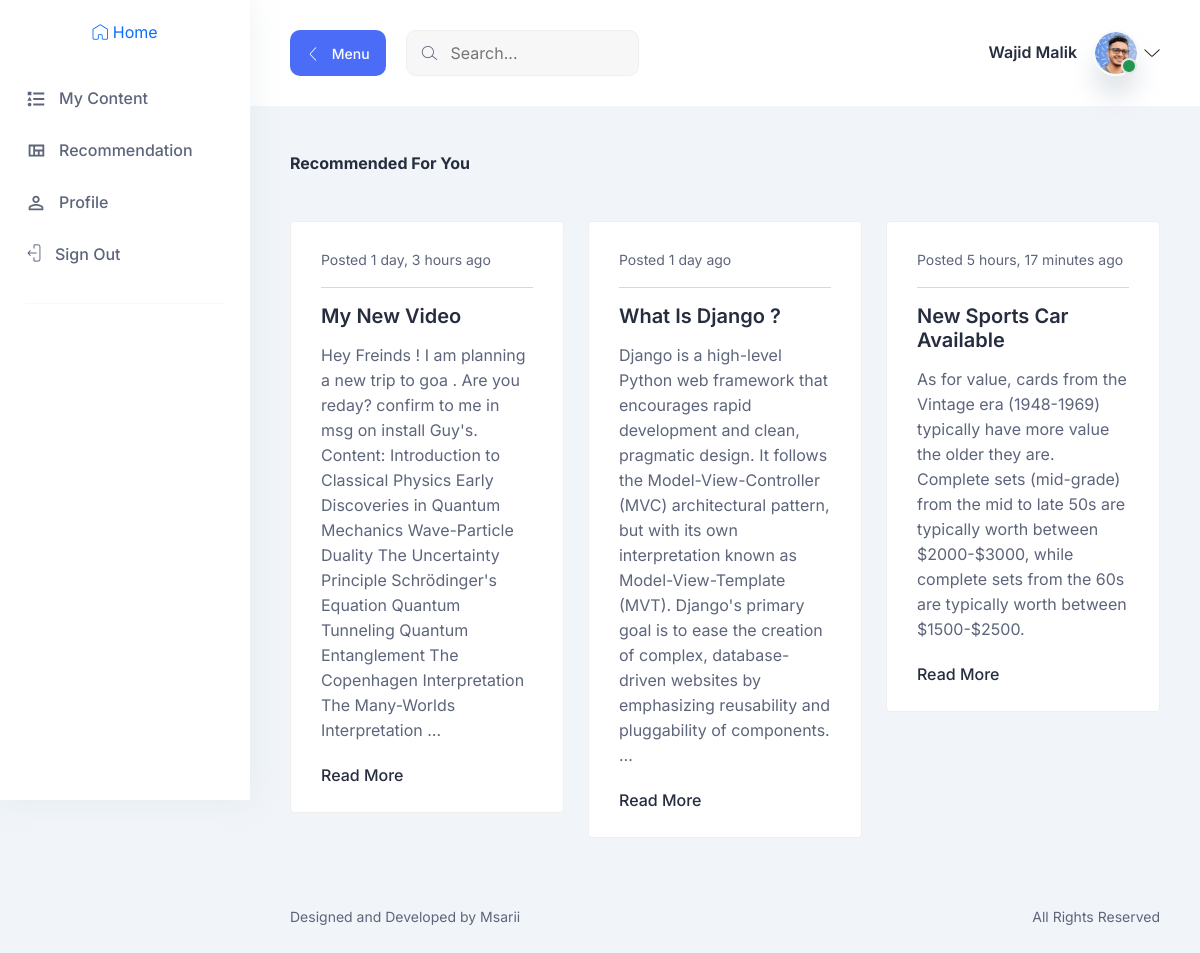
/recommendation-view/ (signed in), run on the app's committed database.
### src/models.py (models this page shows, shortened)
class CustomUser(AbstractUser):
    username = None
    email = models.EmailField(('email address'), unique=True)
    phone = models.CharField(max_length=20 , null=True , blank=True)
    otp = models.IntegerField(default=0)
    USERNAME_FIELD = 'email'
    REQUIRED_FIELDS = []
    objects = CustomUserManager()

class BaseClass(models.Model):
    created_at = models.DateTimeField(auto_now_add=True)
    updated_at = models.DateTimeField(auto_now=True)
    class Meta:
        abstract = True

class Content(BaseClass):
    user        = models.ForeignKey(CustomUser , on_delete=models.CASCADE , related_name= "my_contents")
    category    = models.ForeignKey(Category ,on_delete = models.CASCADE , related_name= "category_contents")
    title       = models.CharField(max_length=100 , help_text=_("Content Title") )
    description = models.TextField(help_text=_("Description of content you are adding"))
    file        = models.FileField(upload_to="content-files",
                validators=[FileExtensionValidator(
                    allowed_extensions=['jpg', 'jpeg', 'png', 'mp4'])
                    ]
                    )
    tags        = models.ManyToManyField(Tag , related_name= "tag_contents")
    views       = models.PositiveIntegerField(default = 0)
    likes       = models.PositiveIntegerField(default=0)
    dislikes    = models.PositiveIntegerField(default=0)
    shares      = models.PositiveIntegerField(default=0)

### src/views.py (the view)
# urls.py: path("recommendation-view/" , recommendation_view , name="recommendation-view"),
@login_required(login_url="login")
def recommendation_view(request):
    recommended_contents = []
    get_output = recommendation_script(request.user)
    if get_output:
        for category in get_output:
            objs = Content.objects.filter(category=category)[:2]
            recommended_contents.extend(objs)
    if not recommended_contents:
        recommended_contents = Content.objects.all()[:10]
    return render(request , "recommend.html" ,{ 'recommended_contents': recommended_contents} )

### src/recommendation.py (called while the page is built)
def recommendation_script(user):
    liked_categories = Category.objects.filter(
        category_contents__attributes__user=user,
        category_contents__attributes__is_like=True
    ).distinct()
    liked_categories_with_counts = liked_categories.annotate(
        num_likes=Count('category_contents__attributes',
        filter=models.Q(category_contents__attributes__is_like=True))
    )
    sorted_categories = liked_categories_with_counts.order_by('-num_likes')
    most_liked_category = sorted_categories.first()
    second_most_liked_category = sorted_categories[1] if len(sorted_categories) > 1 else None
    data_list=[]
    if most_liked_category is not None:
        data_list.append(most_liked_category)
        if second_most_liked_category is not None:
            data_list.append(second_most_liked_category)
    return data_list

### templates/recommend.html
{% extends 'base.html' %}
{% block content %}
  <div class="container-fluid">
    {% include "partials/re_cards.html" %}
  </div>
{% endblock %}

### templates/base.html (shortened to what this page needs)
{% load static %}
<!DOCTYPE html>
<html lang="en">
  <head>
    <link rel="stylesheet" href="{% static 'assets/css/bootstrap.min.css' %}" />
    <link rel="stylesheet" href="{% static 'assets/css/LineIcons.css' %}" />
    <link rel="stylesheet" href="{% static 'assets/css/quill/bubble.css' %}" />
    <link rel="stylesheet" href="{% static 'assets/css/quill/snow.css' %}" />
    <link rel="stylesheet" href="{% static 'assets/css/fullcalendar.css' %}" />
    <link rel="stylesheet" href="{% static 'assets/css/morris.css' %}" />
    <link rel="stylesheet" href="{% static 'assets/css/vanilla-dataTables.min.css' %}" />
    <link rel="stylesheet" href="{% static 'assets/css/main.css' %}" />
    <link rel="stylesheet" href="https://cdnjs.cloudflare.com/ajax/libs/font-awesome/4.7.0/css/font-awesome.min.css">
  </head>
  <body>
    <aside class="sidebar-nav-wrapper">
      <div class="navbar-logo">
        <a href="/" class="ml-2">
          <i class="lni lni-home"></i>
          <span> Home </span>
        </a>
      </div>
      <nav class="sidebar-nav">
        <ul>
          <li class="nav-item">
            <a href="{% url 'my-content-list' %}">
              <span class="icon">
              </span>
              <span class="text">
                My Content
              </span>
            </a>
          </li>
          <li class="nav-item">
            <a href="{% url 'recommendation-view' %}">
              <span class="icon">
              </span>
              <span class="text">
                Recommendation
              </span>
            </a>
          </li>
          <li class="nav-item">
            <a href="{% url 'profile' %}">
              <span class="icon">
              </span>
              <span class="text">
                Profile
              </span>
            </a>
          </li>
          <li class="nav-item ">
            <a  href="{% url 'logout' %}">
              <span class="icon">
                <i class="lni lni-exit"></i>
              </span>
              <span class="text">
                Sign Out
              </span>
            </a>
          </li>
          <span class="divider"><hr /></span>
        </ul>
      </nav>
    </aside>
    <main class="main-wrapper">
      <header class="header">
        <div class="container-fluid">
          <div class="row">
            <div class="col-lg-5 col-md-5 col-6">
              <div class="header-left d-flex align-items-center">
                <div class="menu-toggle-btn mr-20">
                  <button
                    id="menu-toggle"
                    class="main-btn primary-btn btn-hover"
                  >
                    <i class="lni lni-chevron-left me-2"></i> Menu
                  </button>
                </div>
                <div class="header-search d-none d-md-flex">
                  <form action="#">
                    <input type="text" placeholder="Search..." />
                    <button><i class="lni lni-search-alt"></i></button>
                  </form>
                </div>
              </div>
            </div>
            <div class="col-lg-7 col-md-7 col-6">
              <div class="header-right">
                <div class="profile-box ml-15">
                  <button
                    class="dropdown-toggle bg-transparent border-0"
                    type="button"
                    id="profile"
                    data-bs-toggle="dropdown"
                    aria-expanded="false"
                  >
                    <div class="profile-info">
                      <div class="info">
                        <h6>{{request.user.first_name | capfirst }}  {{request.user.last_name | capfirst }}  </h6>
                        <div class="image">
                          <img
                            src="{% static 'assets/images/profile/profile-image.png' %}"
                            alt=""
                          />
                          <span class="status"></span>
                        </div>
                      </div>
                    </div>
                    <i class="lni lni-chevron-down"></i>
                  </button>
                </div>
              </div>
            </div>
          </div>
        </div>
      </header>
    <section class="section">
        {% block content %}
        {% endblock %}
    </section>
      <footer class="footer">
        <div class="container-fluid">
          <div class="row">
            <div class="col-md-6 order-last order-md-first">
              <div class="copyright text-center text-md-start">
                <p class="text-sm">
                  Designed and Developed by
                  <a
                    href=""
                    rel="nofollow"
                    target="_blank"
                  >
                    Msarii
                  </a>
                </p>
              </div>
            </div>
            <div class="col-md-6">
              <div
                class="
                  terms
                  d-flex
                  justify-content-center justify-content-md-end
                "
              >
                <a href="#0" class="text-sm">All Rights Reserved</a>
              </div>
            </div>
          </div>
        </div>
      </footer>
    </main>
  </body>
</html>

### templates/partials/re_cards.html
    <div class="cards-styles">
        <div class="row">
            <h5 class="mt-5 mb-5">Recommended For You</h5>
          {% for content in recommended_contents %}
          <div class="col-xl-4 col-lg-4 col-md-6 col-sm-6">
            <div class="card-style-3 mb-30">
              <div class="card-meta">
                <div class="image">
                <small>Posted {{ content.created_at|timesince }} ago</small>
                </div>
                <hr>
              </div>
              <div class="card-content">
                <h4><a href="{% url 'content_detail' content.id %}">  {{content.title}} </a></h4>
                <p>
                  {{ content.description|truncatewords:50 }}
                </p>
                <a href="{% url 'content_detail' content.id %}" class="read-more">Read More</a>
              </div>
            </div>
          </div>
          {% empty %}
          <div>
            No Data Found
          </div>
          {% endfor %}
        </div>
      </div>

### static/assets/css/fullcalendar.css (style rules this page uses)
:root { --fc-daygrid-event-dot-width: 8px; }
:root { --fc-list-event-dot-width: 10px; --fc-list-event-hover-bg-color: #f5f5f5; }

### data on the page
CustomUser: user.first_name "Wajid", user.last_name "Malik"
Content: created_at "1 day, 3 hours", title "My New Video", description "Hey Freinds ! I am planning a new trip to goa . Are you reday? confirm to me in msg on install Guy's. Content: Introduction to Classical Physics Early Discoveries in Quantum Mechanics Wave-Particle Duality The Uncertainty Principle Schrödinger's Equation Quantum Tunneling Quantum Entanglement The Copenhagen Interpretation The Many-Worlds Interpretation …"
Content: created_at "1 day", title "What Is Django ?", description "Django is a high-level Python web framework that encourages rapid development and clean, pragmatic design. It follows the Model-View-Controller (MVC) architectural pattern, but with its own interpretation known as Model-View-Template (MVT). Django's primary goal is to ease the creation of complex, database-driven websites by emphasizing reusability and pluggability of components. …"
Content: created_at "5 hours, 17 minutes", title "New Sports Car Available", description "As for value, cards from the Vintage era (1948-1969) typically have more value the older they are. Complete sets (mid-grade) from the mid to late 50s are typically worth between $2000-$3000, while complete sets from the 60s are typically worth between $1500-$2500."
